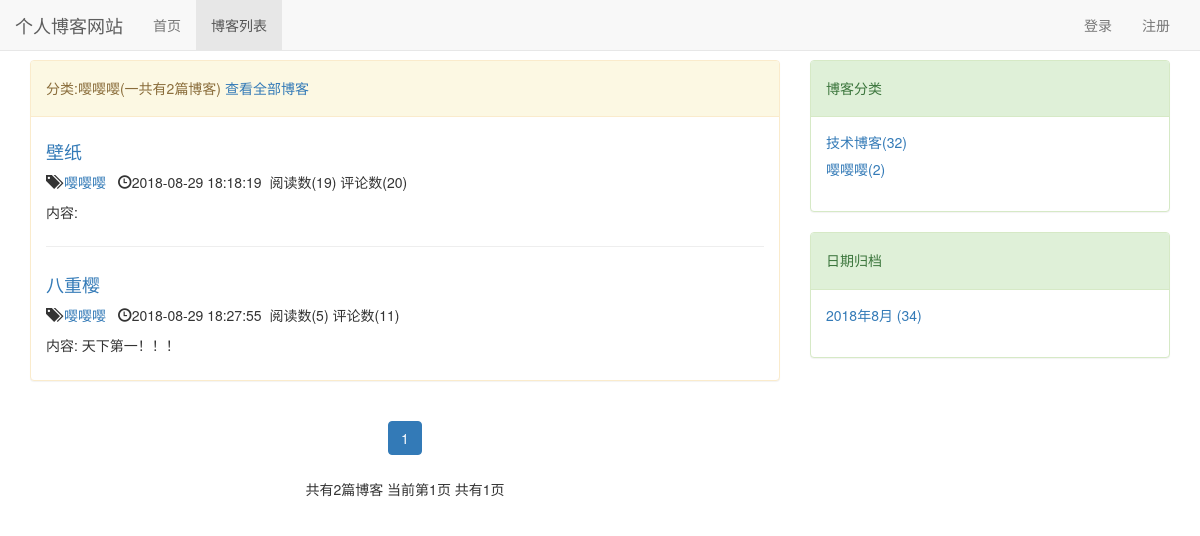
The page /blog/blog_type/2 on the database its author committed.
### blog/models.py (models this page shows, shortened)
class BlogType(models.Model):
    type_name = models.CharField(max_length=20)
    def __str__(self):
        return self.type_name

class Blog(models.Model, ReadNumExpendMethod):
    title = models.CharField(max_length=50)
    author = models.ForeignKey(User, on_delete=models.CASCADE)
    content = RichTextUploadingField()
    read_num = GenericRelation(ReadNumDetail)
    blog_type = models.ForeignKey(BlogType, on_delete=models.CASCADE)
    create_time = models.DateTimeField(auto_now_add=True)
    last_update_time = models.DateTimeField(auto_now=True)
    class Meta:
        ordering = ['-create_time']

### read_statistics/models.py (models this page shows)
class ReadNum(models.Model):
    read_num = models.IntegerField(default=0)
    content_type = models.ForeignKey(ContentType, on_delete=models.CASCADE)
    object_id = models.PositiveIntegerField()
    content_object = GenericForeignKey('content_type', 'object_id')

### blog/views.py (the view)
# urls.py: path('blog_type/<int:blog_type_pk>', views.blog_with_type, name='blog_with_type'),
def blog_with_type(request, blog_type_pk):
    blog_type = get_object_or_404(BlogType, pk=blog_type_pk)
    blogs = Blog.objects.filter(blog_type=blog_type)
    context = get_paginator_list(request, blogs)
    context['blog_type'] = blog_type
    return render(request, 'blog_with_type.html', context)

### comment/templatetags/comment_tags.py (called while the page is built)
@register.simple_tag
def get_comment_num(obj):
    content_type = ContentType.objects.get_for_model(obj)
    comment = Comment.objects.filter(
        content_type=content_type,
        object_id=obj.pk
    ).count()
    return comment

### read_statistics/models.py (called while the page is built)
    def get_read_num(self):
        try:
            ct = ContentType.objects.get_for_model(self)
            readnum = ReadNum.objects.get(content_type=ct, object_id=self.pk)
            return readnum.read_num
        except exceptions.ObjectDoesNotExist:
            return 0

### blog/templates/blog_with_type.html (shortened to what this page needs)
{% extends 'blog_list.html' %}
{% block blog_list_title %}
    <p>
        分类:{{ blog_type.type_name }}(一共有{{ page_of_blogs.paginator.count }}篇博客)
        <a href="{% url 'blog_list' %}">查看全部博客</a>
    </p>
{% endblock %}

### blog/templates/blog_list.html (shortened to what this page needs)
{% extends 'base.html' %}
{% load staticfiles  %}
{% load comment_tags %}
{% block css %}
    <link rel="stylesheet" href="{% static 'blog/blog_list.css' %}">
{% endblock %}
{% block nav_blog_list_active %}
    active
{% endblock %}
{% block content %}
    <div class="container">
        <div class="row">
            <div class="col-xs-12 col-sm-10 col-md-8 col-lg-8">
                <div class="panel panel-default panel-warning">
                    <div class="panel-heading">
                        <h5>{% block blog_list_title %}博客列表{% endblock %}</h5>
                    </div>
                    <div class="panel-body">
                        {% for blog in page_of_blogs %}
                            <div class="blog">
                                <h4>
                                    <a href="{% url 'blog_detail' blog.pk %}">
                                        {{ blog.title }}
                                    </a>
                                </h4>
                                <p>
                                    <span class="glyphicon glyphicon-tags" ></span>
                                    <a href="{% url 'blog_with_type' blog.blog_type.pk %}">
                                        {{ blog.blog_type }}
                                    </a>&nbsp;
                                    <span class="glyphicon glyphicon-time" ></span>{{ blog.last_update_time|date:"Y-m-d H:i:s" }}&nbsp;
                                    <span>阅读数({{ blog.get_read_num }})</span>
                                    <span>评论数({% get_comment_num blog %})</span>
                                </p>
                                <p>内容: {{ blog.content|striptags|truncatechars:10 }}</p>
                            </div>
                        {% empty %}
                            暂无博客
                        {% endfor %}
                    </div>
                </div>
                <div class="paginator">
                    <ul class="pagination">
                        {% for page_num in pages_num %}
                            {% if page_num == '...' %}
                                <li><span>{{ page_num }}</span></li>
                            {% else %}
                                {% if page_of_blogs.number == page_num %}
                                    <li class="active"><span>{{ page_num }}</span></li>
                                {% else %}
                                <li><a href="?page={{ page_num }}">{{ page_num }}</a></li>
                                {% endif %}
                            {% endif %}
                        {% endfor %}
                    </ul>
                    <p>
                        共有{{ page_of_blogs.paginator.count }}篇博客
                        当前第{{ page_of_blogs.number }}页
                        共有{{ page_of_blogs.paginator.num_pages }}页
                    </p>
                </div>
            </div>
            <div class="hidden-xs col-sm-2 col-md-4 col-lg-4">
                <div class="panel panel-default panel-success">
                    <div class="panel-heading">
                        <h5>博客分类</h5>
                    </div>
                    <div class="panel-body">
                        <ul class="blog_types">
                            {% for type in blog_types %}
                                <li><a href="{% url 'blog_with_type' type.pk %}">{{ type.type_name }}({{ type.blog_count }})</a></li>
                            {% empty %}
                                <li>暂无分类</li>
                            {% endfor %}
                        </ul>
                    </div>
                </div>
                <div class="panel panel-default panel-success">
                    <div class="panel-heading">
                        <h5>日期归档</h5>
                    </div>
                    <div class="panel-body">
                        <ul class="blog_types">
                            {% for date, count in blog_dates.items %}
                                <li><a href="{% url 'blog_with_date' date.year date.month %}">{{ date|date:"Y年n月" }} ({{ count }})</a></li>
                            {% empty %}
                                <li>暂无日期</li>
                            {% endfor %}
                        </ul>
                    </div>
                </div>
            </div>
        </div>
    </div>
{% endblock %}

### blog/static/blog/blog_list.css (style rules this page uses)
.blog:not(:last-child) { padding-top: 0px; margin-bottom: 2em; border-bottom: 1px solid #eee; padding-bottom: 1em; }
.paginator { text-align: center; }
.blog_types li { padding-bottom: 0.5em; }

### static/css/base.css (style rules this page uses)
* { margin: 0; padding: 0; list-style-type: none; }
body { margin-top: 60px !important; }

### rows shown on the page
BlogType: type_name "嘤嘤嘤", blog_count "2"
Blog: title "壁纸", blog_type "嘤嘤嘤", last_update_time "2018-08-29 18:18:19", get_read_num "19", id "20"
Blog: title "八重樱", blog_type "嘤嘤嘤", last_update_time "2018-08-29 18:27:55", get_read_num "5", id "11", content "天下第一！！！"
BlogType: type_name "技术博客", blog_count "32"

### other values the page prints
{{ page_of_blogs.paginator.count }} "2"
{{ page_num }} "1"
{{ page_of_blogs.number }} "1"
{{ page_of_blogs.paginator.num_pages }} "1"
{{ date|date:"Y年n月" }} "2018年8月"
{{ count }} "34"
